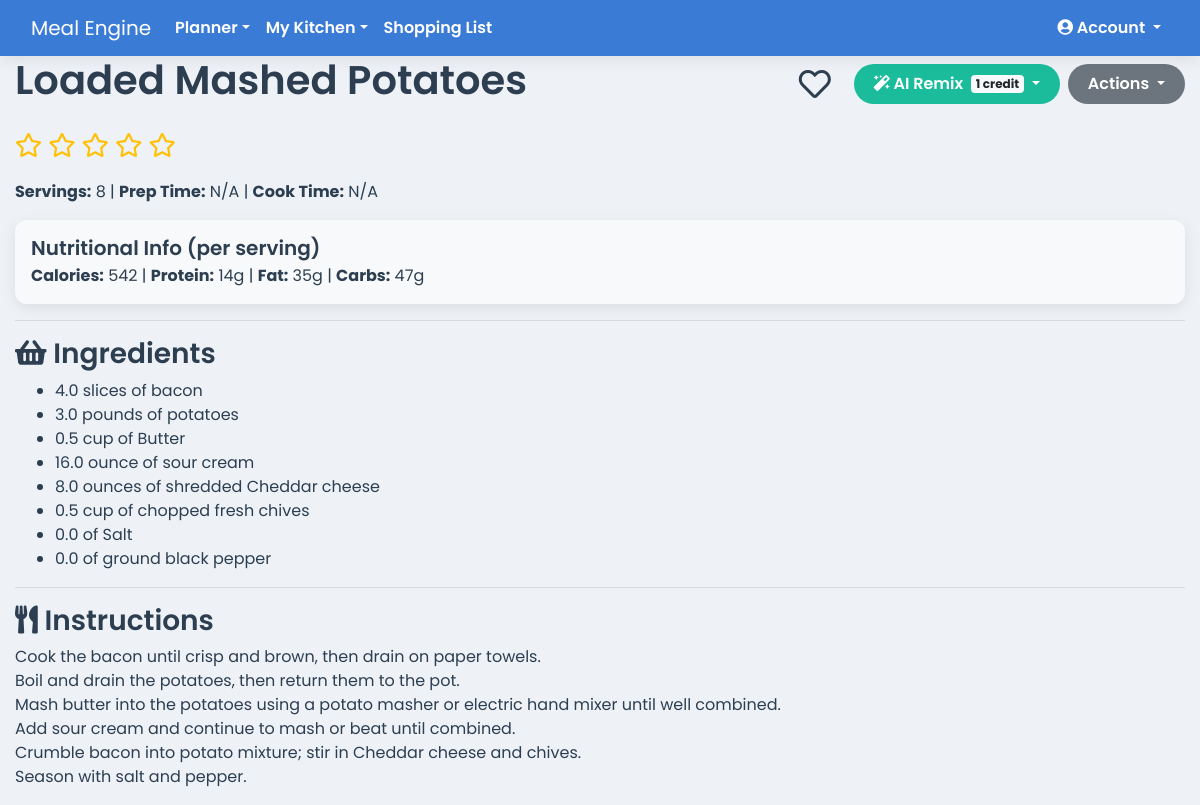
/recipe/10 (signed in), run on the app's committed database.
### app.py (models this page shows)
class Recipe(db.Model):
    id = db.Column(db.Integer, primary_key=True)
    user_id = db.Column(db.Integer, db.ForeignKey('user.id'), nullable=False)
    household_id = db.Column(db.Integer, db.ForeignKey('household.id'), nullable=False)
    name = db.Column(db.String(100), nullable=False)
    instructions = db.Column(db.Text, nullable=False)
    servings = db.Column(db.Integer)
    prep_time = db.Column(db.String(50))
    cook_time = db.Column(db.String(50))
    is_favorite = db.Column(db.Boolean, default=False, nullable=False)
    meal_type = db.Column(db.String(50), nullable=False, default='Main Course')
    rating = db.Column(db.Integer, nullable=False, default=0)
    ingredients = db.relationship('RecipeIngredient', backref='recipe', lazy=True, cascade="all, delete-orphan")
    calories = db.Column(db.Float, nullable=True)
    protein = db.Column(db.Float, nullable=True)
    fat = db.Column(db.Float, nullable=True)
    carbs = db.Column(db.Float, nullable=True)

class RecipeIngredient(db.Model):
    id = db.Column(db.Integer, primary_key=True)
    recipe_id = db.Column(db.Integer, db.ForeignKey('recipe.id'), nullable=False)
    ingredient_id = db.Column(db.Integer, db.ForeignKey('ingredient.id'), nullable=False)
    quantity = db.Column(db.Float, nullable=False, default=0)
    unit = db.Column(db.String(50), nullable=True)

class Ingredient(db.Model):
    id = db.Column(db.Integer, primary_key=True)
    name = db.Column(db.String(100), nullable=False, unique=True)
    category = db.Column(db.String(50), nullable=True, default='Pantry')
    recipe_links = db.relationship('RecipeIngredient', backref='ingredient', lazy=True)
    pantry_items = db.relationship('PantryItem', backref='ingredient', lazy=True)

### app.py (the view)
@app.route('/recipe/<int:recipe_id>')
@login_required
def view_recipe(recipe_id):
    recipe = Recipe.query.filter_by(id=recipe_id, household_id=current_user.household_id).first_or_404()
    return render_template('view_recipe.html', recipe=recipe)

### app.py (called while the page is built)
@app.context_processor
def inject_cache_buster():
    return dict(cache_buster=int(time.time()))

@app.before_request
def before_request():
    g.current_month_name = date.today().strftime('%B')

@login_manager.user_loader
def load_user(user_id):
    return db.session.get(User, int(user_id))

    @property
    def is_premium_or_elite(self):
        return self.subscription_plan in ['premium', 'elite']

### templates/view_recipe.html (shortened to what this page needs)
{% extends 'base.html' %}
{% block content %}
<div class="printable-content">
  <div class="d-flex flex-wrap justify-content-between align-items-center mb-3">
    <h1>{{ recipe.name }}</h1>
    <div class="d-flex align-items-center no-print recipe-actions">
      <i class="favorite-icon {% if recipe.is_favorite %}fas fa-heart{% else %}far fa-heart{% endif %}"
         data-recipe-id="{{ recipe.id }}"
         title="Toggle Favorite"></i>
      {% if current_user.subscription_plan == 'elite' or current_user.ai_credits > 0 %}
        <div class="btn-group mx-2">
          <button type="button" class="btn btn-info dropdown-toggle" data-toggle="dropdown" aria-haspopup="true" aria-expanded="false">
            <i class="fas fa-magic"></i> AI Remix <span class="badge badge-light ml-1">1 credit</span>
          </button>
        </div>
      {% else %}
        <a href="{{ url_for('pricing') }}" class="btn btn-info mx-2 disabled" title="You are out of AI credits">
          <i class="fas fa-magic"></i> AI Remix <i class="fas fa-lock small"></i>
        </a>
      {% endif %}
      <div class="btn-group">
        <button type="button" class="btn btn-secondary dropdown-toggle" data-toggle="dropdown" aria-haspopup="true" aria-expanded="false">
          Actions
        </button>
      </div>
    </div>
  </div>
  <div class="star-rating-view" id="star-rating-interactive-container">
      {% for i in range(1, 6) %}
      <i class="star-icon {% if recipe.rating >= i %}fas{% else %}far{% endif %} fa-star"
         data-rating-value="{{ i }}"></i>
      {% endfor %}
  </div>
  <p><strong>Servings:</strong> {{ recipe.servings or 'N/A' }} | <strong>Prep Time:</strong> {{ recipe.prep_time or 'N/A' }} | <strong>Cook Time:</strong> {{ recipe.cook_time or 'N/A' }}</p>
  {% if recipe.calories is not none %}
  <div class="card bg-light p-3 my-3">
    <h5 class="card-title mb-1">Nutritional Info (per serving)</h5>
    <div class="card-text">
        <strong>Calories:</strong> {{ recipe.calories|default(0, true)|round|int }} |
        <strong>Protein:</strong> {{ recipe.protein|default(0, true)|round|int }}g |
        <strong>Fat:</strong> {{ recipe.fat|default(0, true)|round|int }}g |
        <strong>Carbs:</strong> {{ recipe.carbs|default(0, true)|round|int }}g
    </div>
  </div>
  {% endif %}
  <hr>
  <h3><i class="fas fa-shopping-basket"></i> Ingredients</h3>
  <ul>
    {% for item in recipe.ingredients %}
      <li>{{ item.quantity }} {{ item.unit }} of {{ item.ingredient.name }}</li>
    {% endfor %}
  </ul>
  <hr>
  <h3><i class="fas fa-utensils"></i> Instructions</h3>
  <p style="white-space: pre-wrap;">{{ recipe.instructions }}</p>
</div>
{% endblock %}

### static/css/style.css (style rules this page uses)
:root { --primary-blue: #3a7bd5; --secondary-blue: #357abd; --light-bg: #eef2f7; --card-bg: #ffffff; --text-dark: #2c3e50; --text-light: #5a6a7a; --danger-red: #e74c3c; --success-green: #2ecc71; --info-cyan: #1abc9c; --snack-teal: #20c997; --shadow: 0 4px 15px rgba(0, 0, 0, 0.08); }
body { font-family: 'Poppins', sans-serif; font-weight: 400; background-color: var(--light-bg); color: var(--text-dark); }
.btn { border-radius: 20px; padding: 8px 20px; border: none; font-weight: 600; transition: all 0.3s ease; }
.btn-info { background-color: var(--info-cyan); }
h1, h2, h3, h4, h5 { color: var(--text-dark); font-weight: 600; }
.card, .jumbotron { background-color: var(--card-bg); border: none; border-radius: 12px; box-shadow: var(--shadow); }
.card { transition: transform 0.2s ease-in-out, box-shadow 0.2s ease-in-out; }
.star-rating-view { font-size: 1.5rem; color: #ffc107; margin-bottom: 1rem; cursor: pointer; }
.favorite-icon { cursor: pointer; transition: color 0.2s ease-in-out, transform 0.2s ease-in-out; }
.favorite-icon.far { color: var(--text-dark); }
.recipe-actions .favorite-icon { font-size: 2rem; vertical-align: middle; margin-right: 15px; }

### data on the page
Recipe: name "Loaded Mashed Potatoes", rating 0 (drawn), servings "8", prep_time "N/A", cook_time "N/A", calories "542", protein "14", fat "35", carbs "47", instructions "Cook the bacon until crisp and brown, then drain on paper towels. Boil and drain the potatoes, then return them to the pot. Mash butter into the potatoes using a potato masher or electric hand mixer until well combined. Add sour cream and continue to mash or beat until combined. Crumble bacon into potato mixture; stir in Cheddar cheese and chives. Season with salt and pepper."
RecipeIngredient: quantity "4.0", unit "slices", ingredient.name "bacon"
RecipeIngredient: quantity "3.0", unit "pounds", ingredient.name "potatoes"
RecipeIngredient: quantity "0.5", unit "cup", ingredient.name "Butter"
RecipeIngredient: quantity "16.0", unit "ounce", ingredient.name "sour cream"
RecipeIngredient: quantity "8.0", unit "ounces", ingredient.name "shredded Cheddar cheese"
RecipeIngredient: quantity "0.5", unit "cup", ingredient.name "chopped fresh chives"
RecipeIngredient: quantity "0.0", ingredient.name "Salt"
RecipeIngredient: quantity "0.0", ingredient.name "ground black pepper"
